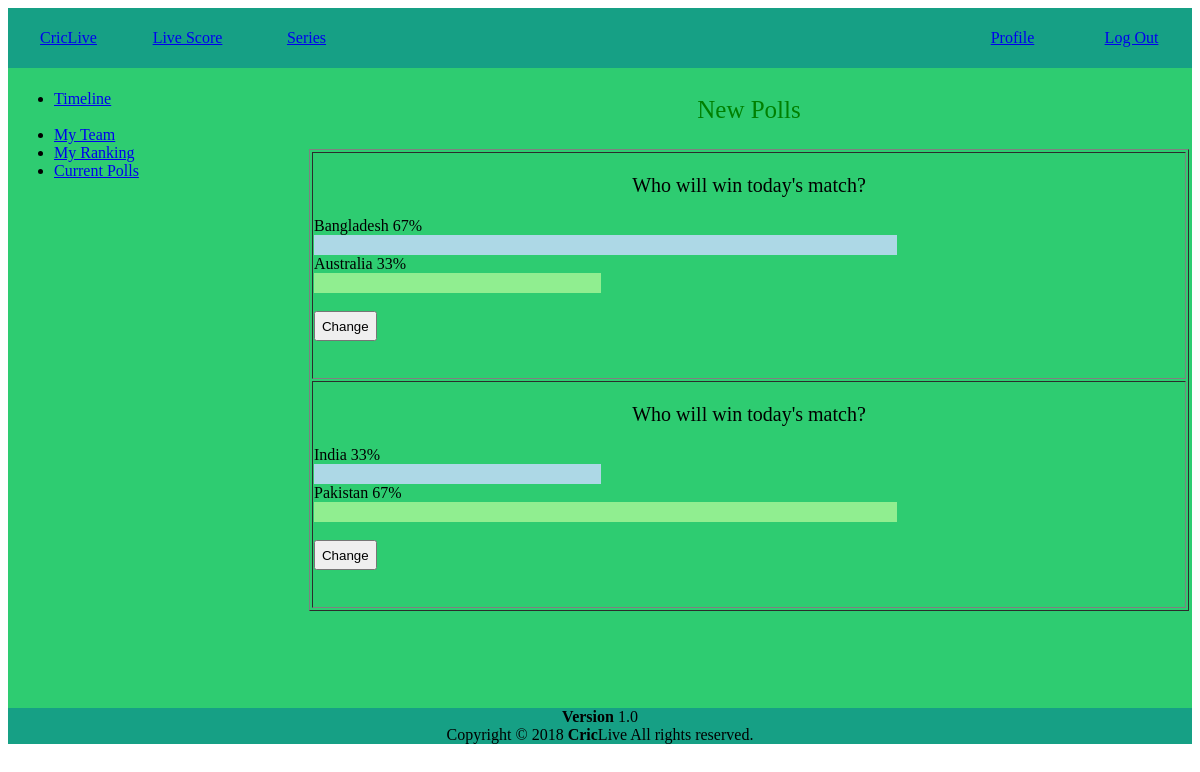
/user/poll.php (signed in), run on the app's committed database.
### tables this page shows
CREATE TABLE `poll` (
  `poll_id` int(255) NOT NULL,
  `heading` varchar(1000) NOT NULL,
  `op1` varchar(100) NOT NULL,
  `op2` varchar(100) NOT NULL
);

CREATE TABLE `polls` (
  `id` int(255) NOT NULL,
  `poll_id` varchar(100) NOT NULL,
  `user_id` varchar(100) NOT NULL,
  `response` varchar(100) NOT NULL
);

### user/poll.php (the view, shortened to what this page needs)
<!DOCTYPE html>
<html>
<head>
    <link rel="stylesheet" type="text/css" href="../css/style.css">
</head>
<body>
    <table width="100%" id="headerstyle"style="color:green;" height="50px">
        <tr >
            <td width="10%"><a href="user.php"><center>CricLive</center></a></td>
            <td width="10%" style="color:green;"><a href="viewScore.php"><center>Live Score</center></a></td>
            <td width="10%"><a href="#"><center>Series</center></a></td>
            <td width="50%"></td>
            <td width="10%"><a href="profile.php"><center>Profile</center></a></td>
            <td width="10%"><a href="logout.php"><center>Log Out</center></a></td>
        </tr>
    </table >
    <table id="mainframe" width="100%" height="640px">
        <tr>
            <td  width="20%" valign="top">
                <table  width="100%" border="0">
                    <tr>
                        <center>
                            <td>
                                <ul>
                                <li><a href="user.php">Timeline</a></li>
                                <br><li><a href="myTeam.php"> My Team</a></li>
                                <li><a href="ranking.php"> My Ranking</a></li>
                                <li><a href="#"> Current Polls </a></li>
                              </ul>
                            </td>
                        </center>
                    </tr>
                </table>
            </td>
            <td  width="5%"></td>
            <td width="75%"valign="top">
                <table  width="100%" border="1">
                    <center><p style="font-size:25px;color:green;">New Polls</p></center>
                    <?php
                        $conn = mysqli_connect('localhost', 'root', '', 'criclive');
                        $sql= "SELECT * FROM `poll`";
                        $result = mysqli_query($conn, $sql);
                        while($row = mysqli_fetch_assoc($result)){
                            echo "<tr> <td><center><p style='font-size:20px;'>".$row['heading']."</p></center>";
                            $done = false;
                            $value1 = $row['op1'];
                            $value2 = $row['op2'];
                            $sql2= "SELECT * FROM `polls` where poll_id='".$row['poll_id']."'";
                            $result2 = mysqli_query($conn, $sql2);
                            while($row2 = mysqli_fetch_assoc($result2)){
                                if($row2['user_id'] == $_SESSION['id']){
                                    $sql3= "SELECT * from polls where poll_id='".$row['poll_id']."'";
                                    $result3 = mysqli_query($conn, $sql3);
                                    $op1=0;
                                    $op2=0;
                                    while($row3 = mysqli_fetch_assoc($result3))
                                    {
                                        if($row3['response'] == $value1){
                                            $op1++;
                                        }
                                        else{
                                            $op2++;
                                        }
                                    }
                                    $done = true;
                                    echo '<div style="width:100%;" id="'.$row["poll_id"].'">
                                            <div>'.$value1." ". 100*round($op1/($op2+$op1),2).'% </div>
                                            <div style="background-color:lightblue; width:'. 100*round($op1/($op2+$op1),2).'%; height:20px;"></div>
                                            <div>'. $value2." ". 100*round($op2/($op2+$op1),2).'% </div>
                                            <div style="background-color:lightgreen; width:'. 100*round($op2/($op2+$op1),2).'%; height:20px;"></div>
                                            <br>
                                            <input type="button" class="'.$row["poll_id"].'" value="Change" style="height:30px;" onclick="changeVote(this)">
                                        </div>';
                                }
                            }
                            if($done){
                                echo "<br><br></td> </tr>";
                                continue;
                            }
                    ?>
                        <?php
                        }
                    ?>
                </table>
            </td>
        </tr>
    </table>
    <?php include 'footer.php';?>
</body>
</html>

### css/style.css (style rules this page uses)
#headerstyle { background-color: #16a085; height: 60px; padding-bottom: -20px; }
#mainframe { background-color: #2ecc71 ; border: 0px; }

### data on the page
poll: heading "Who will win today's match?"
polls: poll.op1 "Bangladesh", op1 "67", poll.op2 "Australia", op1 "33"
poll: heading "Who will win today's match?"
polls: poll.op1 "India", op1 "33", poll.op2 "Pakistan", op1 "67"
